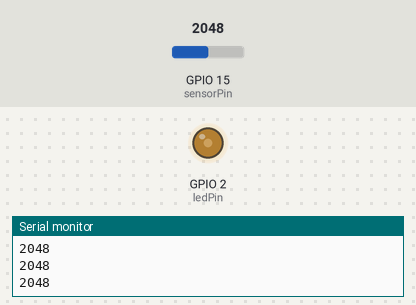
The program below on a simulated ESP32. Shown: output pins drawn as LEDs (lit = HIGH), the last lines printed to the serial monitor. Inputs (shaded band) come from the test bench; at power-on: GPIO 15 (sensorPin) = 2048.

Above: at 1.2 s.
1.3 s: GPIO 15 (sensorPin) set to 2866
At 1.7 s:
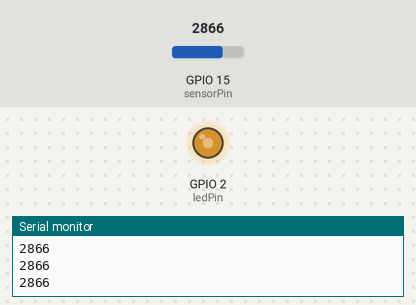
2.8 s: GPIO 15 (sensorPin) set to 3603
At 4.0 s:
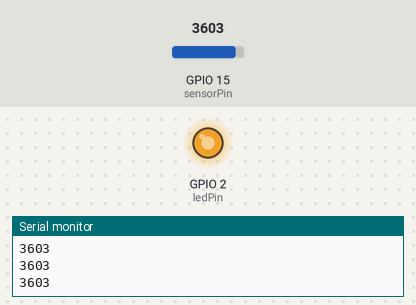
4.3 s: GPIO 15 (sensorPin) set to 1228
At 5.3 s:
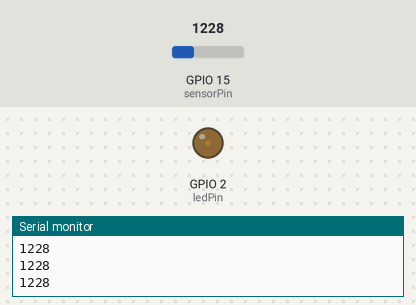
5.8 s: GPIO 15 (sensorPin) set to 491
At 6.6 s:
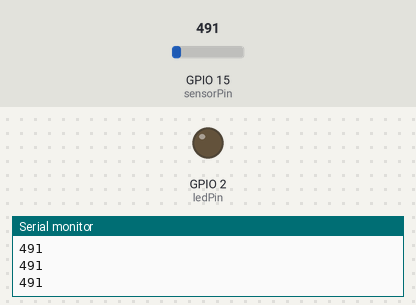
Timing chart, 0 to 8.3 s (numbered marks = the images above; inputs shaded):
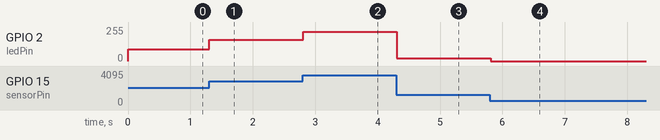

The program:

main.cpp
```cpp
#include <Arduino.h>
// constants definition
const int ledPin = 2;
const int sensorPin = 15;
// The setup() method runs once, when the sketch starts
void setup()
{
  // initialize the digital pin as an output:
  pinMode(ledPin, OUTPUT);
  pinMode(sensorPin, INPUT);
  Serial.begin(9600);
}

// the loop() method runs over and over again,
// as long as the Arduino has power
void loop()
{
  // for (int brightness = 0; brightness <= 255; brightness++)
  // {
  //   analogWrite(ledPin, brightness);
  //   delay(20);
  // }

  // for (int brightness = 255; brightness >=0; brightness--)
  // {
  //   analogWrite(ledPin, brightness);
  //   delay(20);
  // }


  int sensorValue = analogRead(sensorPin);
  int brightness=map(sensorValue,1000,4000,0,255);
  Serial.println(sensorValue);
  // Serial.println("brightness:",brightness);
  analogWrite(ledPin,brightness);
  delay(100);
}
```

Measured:
- after the input at 1.3 s, GPIO 2 (ledPin): 89/255 → 158/255 at once
- after the input at 2.8 s, GPIO 2 (ledPin): 158/255 → 221/255 at once
- after the input at 4.3 s, GPIO 2 (ledPin): 221/255 → 19/255 at once
- after the input at 5.8 s, GPIO 2 (ledPin): 19/255 → 0/255 at once
